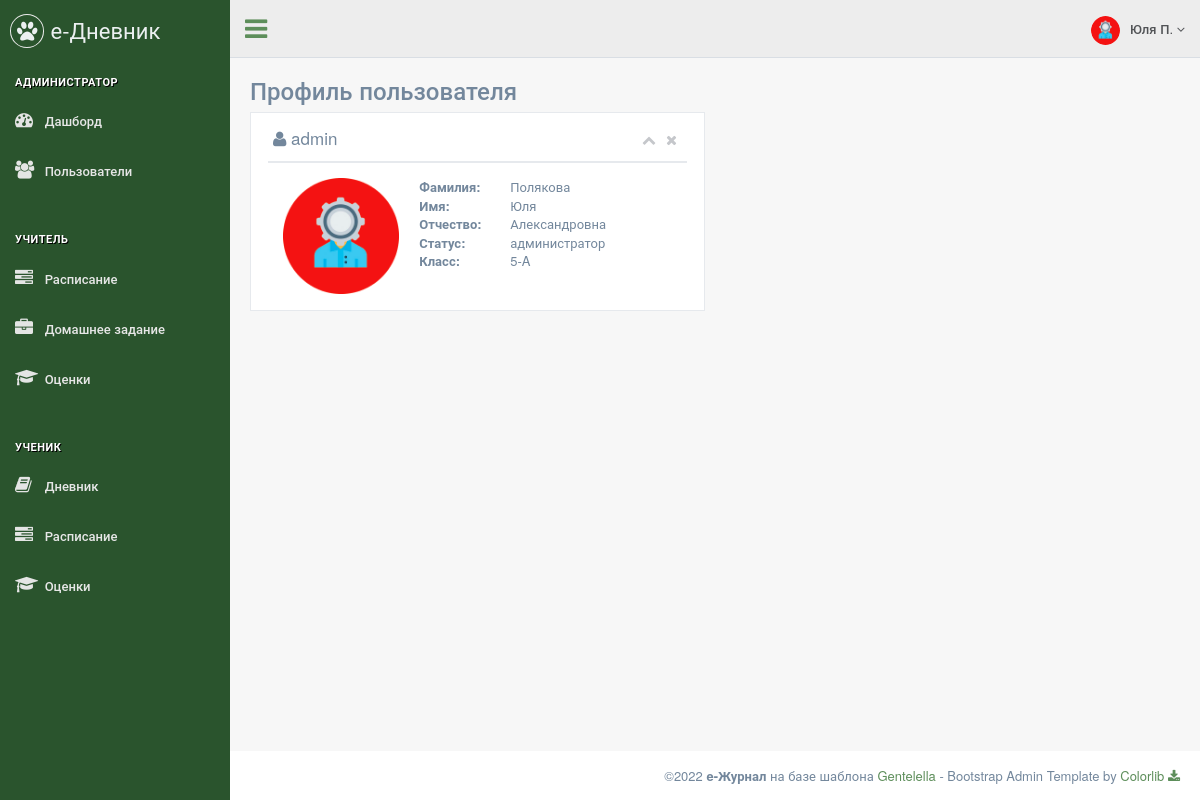
Screenshot of /profile (signed in) with the database file from the repository.
### data/menu.py (models this page shows)
class Menu(ORMBase):
    __tablename__ = 'menu'
    id = Column(Integer, primary_key=True, autoincrement=True, unique=True)
    name = Column(String, nullable=True)
    section = Column(String, nullable=True)
    title = Column(String, nullable=True)
    icon = Column(String, nullable=True)
    ref = Column(String, nullable=True)
    roles = Column(String, nullable=True)
    order = Column(Integer, nullable=True)

### data/users.py (models this page shows)
class Users(ORMBase, UserMixin):
    __tablename__ = 'users'
    __json_exclude__ = set(["password"])
    id = Column(Integer, primary_key=True, autoincrement=True, unique=True)
    name = Column(String, nullable=True)
    surname = Column(String, nullable=True)
    otchestvo = Column(String, nullable=True)
    login = Column(String, nullable=True)
    password = Column(String, nullable=True)
    role = Column(String, nullable=True)
    class_id = Column(Integer, ForeignKey('classes.cl_id'), nullable=True)
    active = Column(Integer, nullable=True)

### main.py (the view)
@app.route('/profile')
def student_profile():
    cur_cl = session.query(Classes).filter(Classes.cl_id == current_user.class_id).first()
    data = {'имя': current_user.name,
            'фамилия': current_user.surname,
            'отчество': current_user.otchestvo,
            'статус': 'администратор' if current_user.role == 'admin' else 'учитель' if current_user.role == 'teacher' else 'ученик',
            'класс': str(cur_cl.number) + '-' + cur_cl.letter,
            'role': current_user.role,
            'login': current_user.login
            }
    return render_page(['admin', 'teacher', 'student'], '/profile', 'page_profile.html', data=data)

### main.py (called while the page is built)
@login_manager.user_loader
def load_user(user_id):
    return session.query(Users).get(user_id)

def get_menu(role):
    items = session.query(Menu).filter(Menu.roles.ilike(f'%{role}%')).all()
    menu = dict()
    section = ""
    for item in items:
        if item.section:
            arr = menu.get(section)
            arr.append(item)
            menu[section] = arr
        else:
            section = item.title
            menu[section] = []
    return menu

def render_page(roles, ref, template, **context):
    if not login_fresh():
        return render_403()
    else:
        if current_user.role in roles:
            menu = get_menu(current_user.role)
            if not context:
                context = dict()
            context["menu"] = menu
            context["ref"] = ref
            context["role"] = current_user.role
            context["username"] = f"{current_user.name} {current_user.surname[0]}."
            return render_template(template, **context)
        else:
            return render_403()

### templates/page_profile.html (shortened to what this page needs)
{% extends "page_base.html" %}
{% block content %}
<div class="">
    <div class="page-title">
        <div class="title_left">
            <h3>Профиль пользователя</h3>
        </div>
        <div class="clearfix"></div>
        <div class="row">
            <div class="col-md-6 col-sm-12 col-xs-12">
                <div class="x_panel">
                    <div class="x_title">
                        <h2><i class="fa fa-user"></i> {{ data['login'] }}</h2>
							<ul class="nav navbar-right panel_toolbox">
							  <li><a class="collapse-link"><i class="fa fa-chevron-up"></i></a></li>
							  <li><a class="close-link"><i class="fa fa-close"></i></a></li>
							</ul>
                        <div class="clearfix"></div>
                    </div>
                    <div class="x_content">
                        <div class="col-md-4 col-sm-3 col-xs-12 profile_left">
                            <div class="profile_img">
                                <div id="crop-avatar">
                                    <img class="img-responsive avatar-view" src="/static/images/{{ data['role'] }}.png" alt="Avatar" style="width:200px;">
                                </div>
                            </div>
                        </div>
                        <div class="col-md-8 col-sm-9 col-xs-12">
                            <dl class="row">
                                <dt class="col-sm-4">Фамилия:</dt>
                                <dd class="col-sm-8">{{ data['фамилия'] }}</dd>
                                <div class="clearfix"></div>
                                <dt class="col-sm-4">Имя:</dt>
                                <dd class="col-sm-8">{{ data['имя'] }}</dd>
                                <div class="clearfix"></div>
                                <dt class="col-sm-4">Отчество:</dt>
                                <dd class="col-sm-8">{{ data['отчество'] }}</dd>
                                <div class="clearfix"></div>
                                <dt class="col-sm-4">Статус:</dt>
                                <dd class="col-sm-8">{{ data['статус'] }}</dd>
                                <div class="clearfix"></div>
                                <dt class="col-sm-4">Класс:</dt>
                                <dd class="col-sm-8">{{ data['класс'] }}</dd>
                            </dl>
                        </div>
                    </div>
                </div>
            </div>
        </div>
    </div>
</div>
{% endblock %}

### templates/page_base.html (shortened to what this page needs)
<!DOCTYPE html>
<html lang="en">
  <head>
    <link href="/static/vendors/bootstrap/css/bootstrap.min.css" rel="stylesheet">
    <link href="/static/vendors/font-awesome/css/font-awesome.min.css" rel="stylesheet">
    <link href="/static/vendors/nprogress/nprogress.css" rel="stylesheet">
    <link href="/static/vendors/animate.css/animate.min.css" rel="stylesheet">
    <link href="/static/vendors/datatables.net-bs/css/dataTables.bootstrap.min.css" rel="stylesheet">
    <link href="/static/vendors/datatables.net-buttons-bs/css/buttons.bootstrap.min.css" rel="stylesheet">
    <link href="/static/vendors/datatables.net-fixedheader-bs/css/fixedHeader.bootstrap.min.css" rel="stylesheet">
    <link href="/static/vendors/datatables.net-responsive-bs/css/responsive.bootstrap.min.css" rel="stylesheet">
    <link href="/static/vendors/datatables.net-scroller-bs/css/scroller.bootstrap.min.css" rel="stylesheet">
    <link href="/static/vendors/switchery/switchery.css" rel="stylesheet">
    <link href="/static/css/custom.css" rel="stylesheet">
  </head>
  <body class="nav-md">
    <div class="container body">
      <div class="main_container">
        <div class="col-md-3 left_col">
          <div class="left_col scroll-view">
            <div class="navbar nav_title" style="border: 0;">
              <a href="index.html" class="site_title"><i class="fa fa-paw"></i> <span>е-Дневник</span></a>
            </div>
            <br />
            <div id="sidebar-menu" class="main_menu_side hidden-print main_menu">
              {% for section in menu.keys() %}
                <div class="menu_section">
                  <h3>{{ section }}</h3>
                  <ul class="nav side-menu">
                    {% for item in menu.get(section) %}
                      {% if item.ref == ref %}
                        <li class="active"><a href="{{ item.ref }}"><i class="{{ item.icon }}"></i> {{ item.title }}</a></li>
                      {% else %}
                        <li><a href="{{ item.ref }}"><i class="{{ item.icon }}"></i> {{ item.title }}</a></li>
                      {% endif %}
                    {% endfor %}
                  </ul>
                </div>
              {% endfor %}
            </div>
          </div>
        </div>
        <div class="top_nav">
          <div class="nav_menu">
            <nav>
              <div class="nav toggle">
                <a id="menu_toggle"><i class="fa fa-bars"></i></a>
              </div>
              <ul class="nav navbar-nav navbar-right">
                <li class="">
                  <a href="javascript:;" class="user-profile dropdown-toggle" data-toggle="dropdown" aria-expanded="false">
                    <img src="/static/images/{{ role }}.png" alt="">{{ username }}
                    <span class=" fa fa-angle-down"></span>
                  </a>
                </li>
              </ul>
            </nav>
          </div>
        </div>
        <div id="page-content" class="right_col" role="main">
          {% block content %}{% endblock %}
        </div>
        <footer>
          <div class="pull-right">
            ©2022 <b>e-Журнал</b> на базе шаблона <a href="https://colorlib.com/polygon/gentelella/index.html">Gentelella</a> - Bootstrap Admin Template by <a href="https://github.com/ColorlibHQ/gentelella">Colorlib <i class="fa fa-download"></i></a>
          </div>
          <div class="clearfix"></div>
        </footer>
      </div>
    </div>
  </body>
</html>

### rows the page displays
Menu: title "АДМИНИСТРАТОР", статус "администратор"
Menu: title "Дашборд"
Menu: title "Пользователи"
Menu: title "УЧИТЕЛЬ"
Menu: title "Расписание"
Menu: title "Домашнее задание"
Menu: title "Оценки"
Menu: title "УЧЕНИК"
Menu: title "Дневник"
Menu: title "Расписание"
Menu: title "Оценки"
Users: role (picture), login "admin", фамилия "Полякова", имя "Юля", отчество "Александровна"

### other values shown
{{ username }} "Юля П."
{{ data['класс'] }} "5-A"
